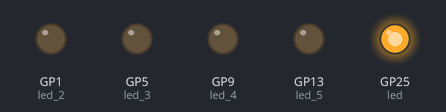
The program below on a simulated Raspberry Pi Pico running MicroPython. On the bench: output pins drawn as LEDs (lit = HIGH).

Above: at 0.1 s.
At 0.9 s:
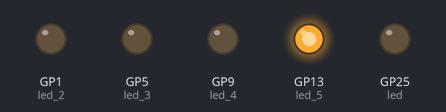
At 1.1 s:
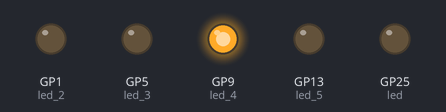
At 2.1 s:
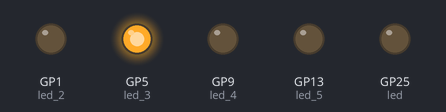
At 3.5 s:
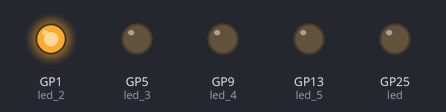
Timing chart, 0 to 3.8 s (numbered marks = the images above):
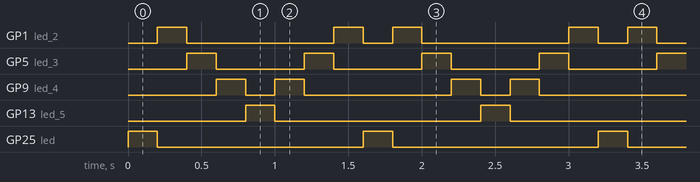

The program:

led_func.py
```python
from machine import Pin
import time

# とうろく
led = Pin(25, Pin.OUT)
led_2 = Pin(1, Pin.OUT)
led_3 = Pin(5, Pin.OUT)
led_4 = Pin(9, Pin.OUT)
led_5 = Pin(13, Pin.OUT)
byo = 0.2

"""
入力 input
出力 output
"""


# 出力=電気を出す
# 入力=電気を入れる(うけとる)

# def 関数
# カッコの中の変数：引数

def leds(n1, n2, n3, n4, n5):
    led.value(n1)
    led_2.value(n2)
    led_3.value(n3)
    led_4.value(n4)
    led_5.value(n5)
    time.sleep(byo)


# ずっと
while True:
    leds(1, 0, 0, 0, 0)
    leds(0, 1, 0, 0, 0)
    leds(0, 0, 1, 0, 0)
    leds(0, 0, 0, 1, 0)
    leds(0, 0, 0, 0, 1)
    leds(0, 0, 0, 1, 0)
    leds(0, 0, 1, 0, 0)
    leds(0, 1, 0, 0, 0)
```

Measured:
- by itself, GP1 (led_2): repeats every 1.6 s: LOW 1.0 s, HIGH 0.20 s, LOW 0.20 s, HIGH 0.20 s
- by itself, GP5 (led_3): alternates HIGH for 0.20 s and LOW for 0.60 s
- by itself, GP9 (led_4): repeats every 1.6 s: LOW 0.20 s, HIGH 0.20 s, LOW 1.0 s, HIGH 0.20 s
- by itself, GP13 (led_5), GP25 (led): alternates HIGH for 0.20 s and LOW for 1.4 s
